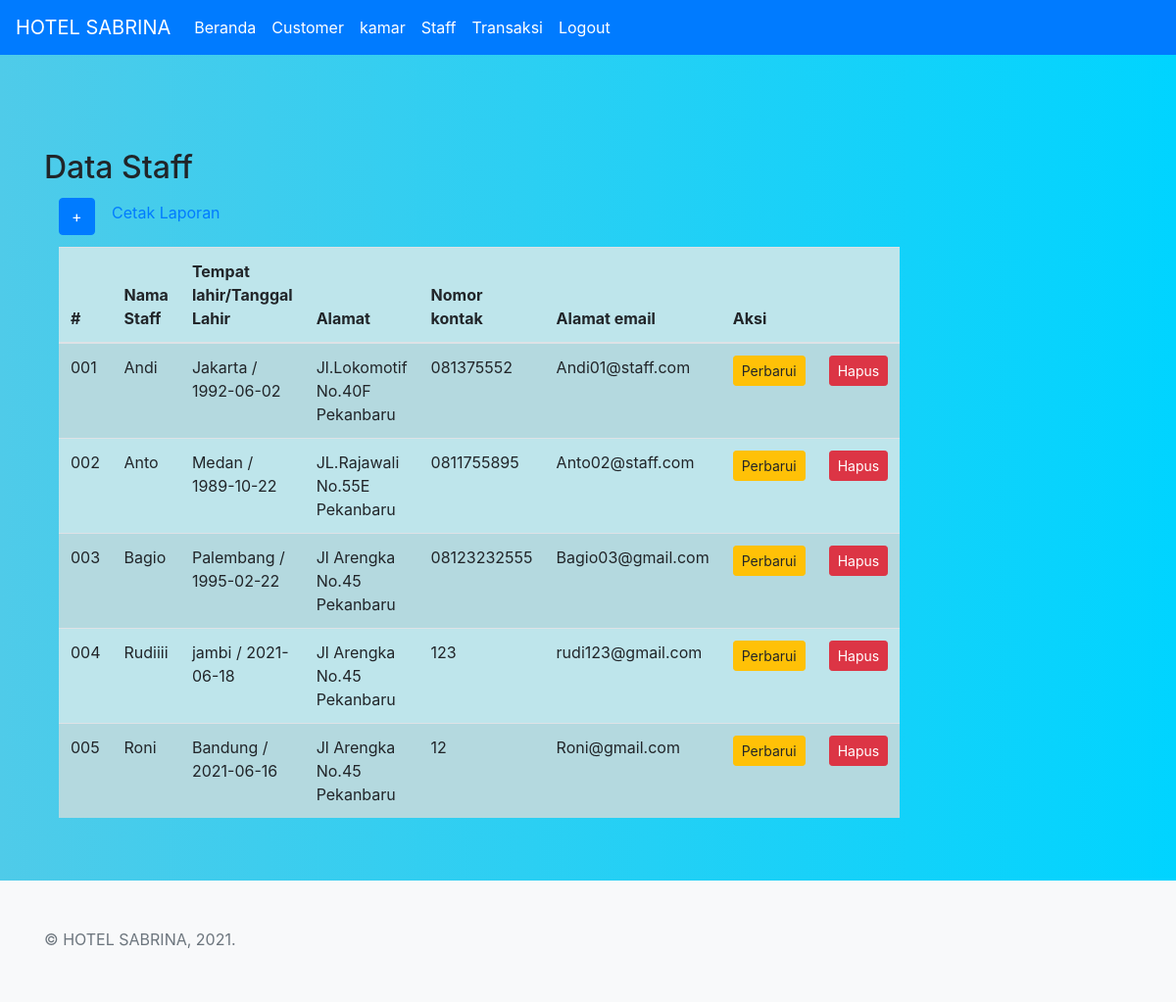
/staff/index.php?page=data-staff (signed in), run on the app's committed database.
### tables this page shows
CREATE TABLE `staff` (
  `id_staff` varchar(10) NOT NULL,
  `nama_staff` varchar(20) NOT NULL,
  `tempat_lahir` varchar(10) NOT NULL,
  `tanggal_lahir` date NOT NULL,
  `alamat` text NOT NULL,
  `nomor_kontak` varchar(15) NOT NULL,
  `alamat_email` varchar(20) NOT NULL
);

### staff/data-staff.php (the view)
<h2>Data Staff</h2>
<div class="row">
<div class="col-md-4">
    <div class="col-md-12">
    <a href="?page=tambah-staff" class="btn btn-primary mb-2">+</a>
    <a href="cetakstaff.php" class="btn btn-succes mb-3">Cetak Laporan</a>
    <table class="table table-info table-striped">
    <thead>
        <tr>
            <th>#</th>
            <th>Nama Staff</th>
            <th>Tempat lahir/Tanggal Lahir</th>
            <th>Alamat</th>
            <th>Nomor kontak</th>
            <th>Alamat email</th>
            <th colspan=2>Aksi</th>
        </tr>
    </thead>
<tbody>
<?php
 $data= mysqli_query($koneksi, "select*from staff");
 while($d =  mysqli_fetch_array($data)) {
?>
    <tr>
            <td><?php echo $d['id_staff'];?></td>
            <td><?php echo $d['nama_staff'];?></td>
            <td><?php echo $d['tempat_lahir'].' / '.$d['tanggal_lahir'];?></td>
            <td><?php echo $d['alamat'];?></td>
            <td><?php echo $d['nomor_kontak'];?></td>
            <td><?php echo $d['alamat_email'];?></td>
            <td><a href="?page=perbarui-staff&id=<?php echo $d['id_staff'];?>" class="btn btn-sm btn-warning">Perbarui</a></td>
            <td><a href="?page=hapus-staff&id=<?php echo $d['id_staff'];?>" class="btn btn-sm btn-danger">Hapus</a></td>
        </tr>
<?php
 }
 ?>
    </tbody>
</table>

### staff/style.css (style rules this page uses)
body { background: rgb(2,0,36); background: linear-gradient(90deg, rgba(2,0,36,1) 0%, rgba(120,9,121,1) 0%, rgba(79,203,233,1) 0%, rgba(0,212,255,1) 100%); background-attachment: fixed; }
:root { --jumbotron-padding-y: 3rem; }

### data on the page
staff: id_staff "001", nama_staff "Andi", tempat_lahir "Jakarta", tanggal_lahir "1992-06-02", alamat "Jl.Lokomotif No.40F Pekanbaru", nomor_kontak "081375552", alamat_email "Andi01@staff.com"
staff: id_staff "002", nama_staff "Anto", tempat_lahir "Medan", tanggal_lahir "1989-10-22", alamat "JL.Rajawali No.55E Pekanbaru", nomor_kontak "0811755895", alamat_email "Anto02@staff.com"
staff: id_staff "003", nama_staff "Bagio", tempat_lahir "Palembang", tanggal_lahir "1995-02-22", alamat "Jl Arengka No.45 Pekanbaru", nomor_kontak "08123232555", alamat_email "Bagio03@gmail.com"
staff: id_staff "004", nama_staff "Rudiiii", tempat_lahir "jambi", tanggal_lahir "2021-06-18", alamat "Jl Arengka No.45 Pekanbaru", nomor_kontak "123", alamat_email "rudi123@gmail.com"
staff: id_staff "005", nama_staff "Roni", tempat_lahir "Bandung", tanggal_lahir "2021-06-16", alamat "Jl Arengka No.45 Pekanbaru", nomor_kontak "12", alamat_email "Roni@gmail.com"
